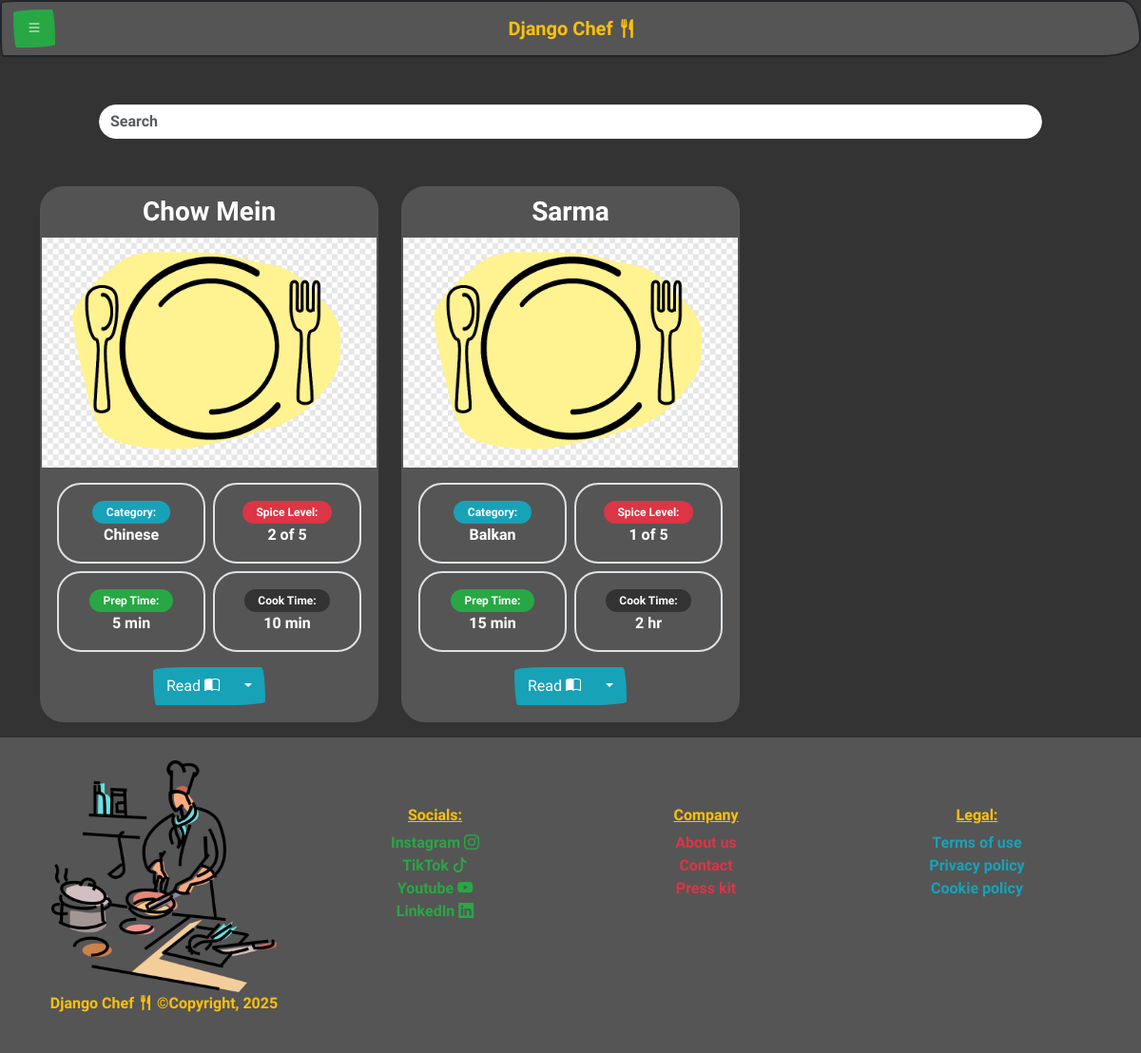
Page /recipe_list/ (signed in) on the earlier database version.
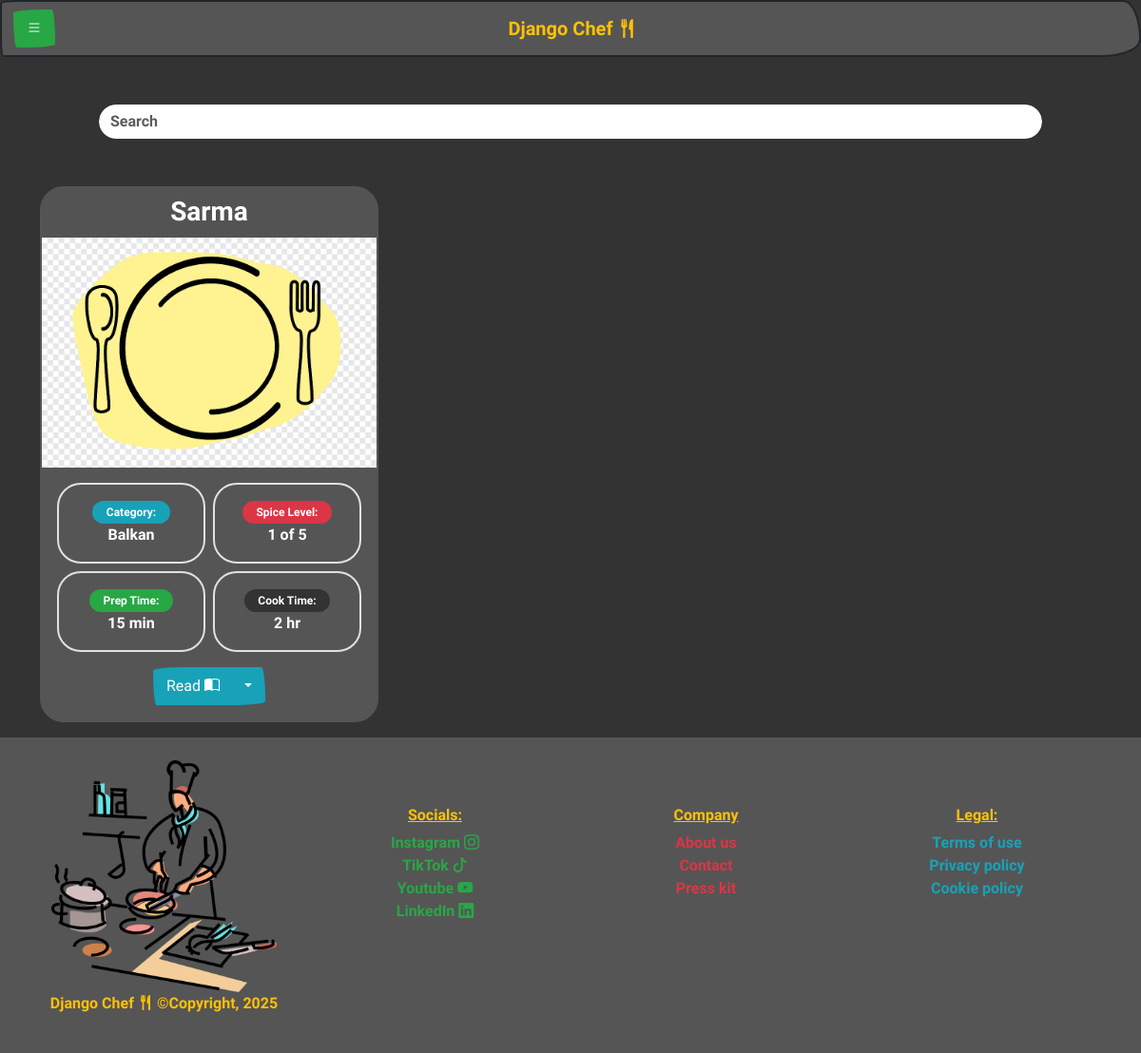
Same page on the later database version.
### recipe_app/models.py (models this page shows, shortened)
class Recipe(models.Model):
    TIME_UNITS = [
        ('min', 'Minutes'),
        ('hr', 'Hours'),
        ('day', 'Days'),
        ('wk', 'Weeks'),
        ('mo', 'Months'),
    ]
    SPICE_LEVELS = [(i, str(i)) for i in range(6)]
    title = models.CharField(max_length=200)
    slug = models.SlugField(max_length=250)
    description = models.TextField()
    prep_time = models.PositiveIntegerField()
    prep_time_unit = models.CharField(max_length=5, choices=TIME_UNITS, default='min')
    cook_time = models.PositiveIntegerField()
    cook_time_unit = models.CharField(max_length=5, choices=TIME_UNITS, default='min')
    spice_level = models.PositiveSmallIntegerField(choices=SPICE_LEVELS, default=0)
    category = models.ForeignKey(Category, null=True, blank=False, on_delete=models.SET_NULL)
    image = models.ImageField(upload_to='recipe_images/', null=True, blank=True)
    owner = models.ForeignKey(
        settings.AUTH_USER_MODEL,
        on_delete=models.CASCADE,
        related_name='recipes',
        null=True,
        blank=True
    )

class Category(models.Model):
    name = models.CharField(max_length=100, unique=True, null=False)

### recipe_app/views.py (the view)
# urls.py: path('recipe_list/', RecipeListView.as_view(), name='recipe_list'),
class RecipeListView(LoginRequiredMixin, ListView):
    model = Recipe
    context_object_name = 'recipes'
    queryset = Recipe.objects.all()
    template_name = 'recipe_app/recipe/list_recipe.html'
    ordering = ['title']
    def get_queryset(self):
        queryset = Recipe.objects.filter(owner=self.request.user).order_by('title')
        favorites = set(
            FavoriteRecipe.objects.filter(user=self.request.user)
            .values_list('recipe_id', flat=True)
        )
        for recipe in queryset:
            recipe.is_fav = recipe.id in favorites
        return queryset

### recipe_app/context_processors.py (called while the page is built)
def show_date(request):
    current_date = datetime.date.today()
    return {
        'current_date': current_date,
    }

### recipe_app/templates/recipe_app/recipe/list_recipe.html (shortened to what this page needs)
{% extends "base.html" %}
{% load static %}
{% block content %}
<div class="m-5">
    <div class="container">
        <div class="row">
            <div class="col-12 col-md-12">
                <div class="input-group rounded">
                    <input type="search" class="form-control rounded" placeholder="Search" aria-label="Search" aria-describedby="search-addon" />
                </div>
            </div>
        </div>
    </div>
</div>
{% if recipes %}
<div class="row row-cols-1 row-cols-md-3 g-4">
   {% for recipe in recipes %}
    <div class="col mb-3">
        <div class="card border-dark rounded bg-secondary h-100">
            <h3 class="card-header text-center text-white fw-semibold">{{ recipe.title }}</h3>
            {% if recipe.image %}
              <img src="{{ recipe.image.url }}" alt="Image of {{ recipe.title }}">
            {% else %}
              <img src="{% static 'img/default_meal.png' %}" class="img-fluid" alt="default_food_image">
            {% endif %}
            <div class="card-body">
                <div class="row g-2">
                    <div class="col-6">
                      <div class="border rounded text-center p-3">
                        <p class="mb-0 fw-semibold badge rounded-pill bg-info">Category:</p>
                        <br>
                        <span class="m-0 p-0 text-white">{{ recipe.category.name|default:"Uncategorized" }}</span>
                    </div>
                    </div>
                    <div class="col-6">
                      <div class="border rounded text-center p-3">
                        <p class="mb-0 fw-semibold badge rounded-pill bg-danger">Spice Level:</p>
                        <br>
                        <span class="m-0 p-0 text-white">{{ recipe.spice_level }} of 5</span>
                      </div>
                    </div>
                    <div class="col-6">
                      <div class="border rounded text-center p-3">
                        <p class="mb-0 fw-semibold badge rounded-pill bg-success">Prep Time:</p>
                        <p class="m-0 p-0 text-white">{{ recipe.prep_time }} {{ recipe.prep_time_unit }}</p>
                      </div>
                    </div>
                    <div class="col-6">
                      <div class="border rounded text-center p-3">
                        <p class="mb-0 fw-semibold badge rounded-pill bg-primary">Cook Time:</p>
                        <p class="m-0 p-0 text-white">{{ recipe.cook_time }} {{ recipe.cook_time_unit }}</p>
                      </div>
                    </div>
                    <div class="col-12 text-center pt-2">
                        <div class="btn-group" role="group" aria-label="Button group with nested dropdown">
                          <a href="{% url 'read_recipe' recipe.pk recipe.slug %}" type="button" class="btn btn-info">Read <i class="bi bi-book-half"></i></a>
                          <div class="btn-group" role="group">
                              <button id="btnGroupDrop3" type="button" class="btn btn-info dropdown-toggle" data-bs-toggle="dropdown" aria-haspopup="true" aria-expanded="false"></button>
                          </div>
                        </div>
                    </div>
                </div>
            </div>
        </div>
    </div>
    {% endfor %}
</div>
{% else %}
<div class="row row-cols-1 row-cols-md-3 g-4">
  <h1>No recipes found</h1>
</div>
{% endif %}
{% endblock %}

Differences in the rows shown:
removed Recipe: title "Chow Mein", category.name "Chinese", spice_level "2", prep_time "5", prep_time_unit "min", cook_time "10", cook_time_unit "min"
